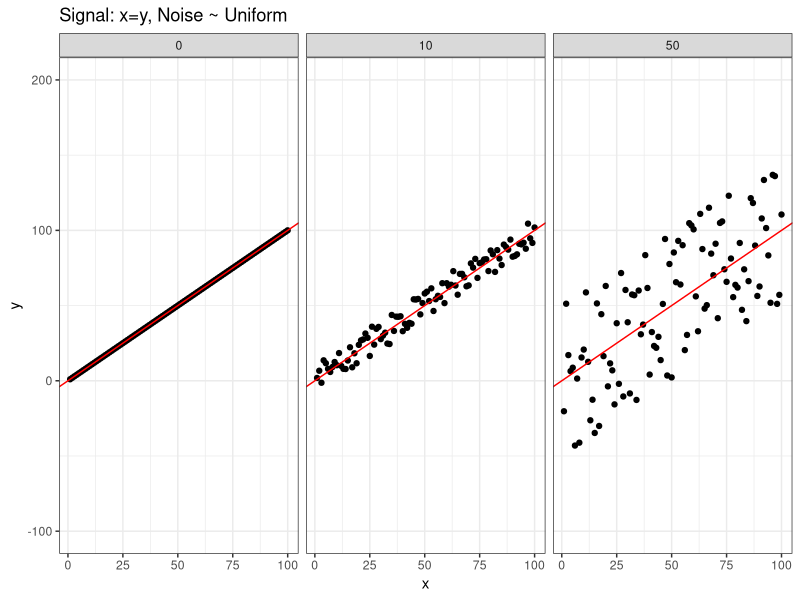
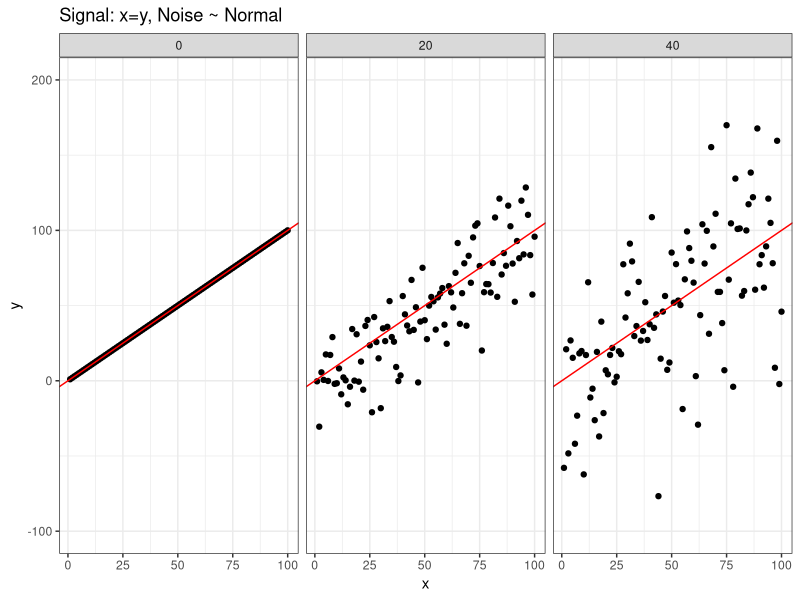
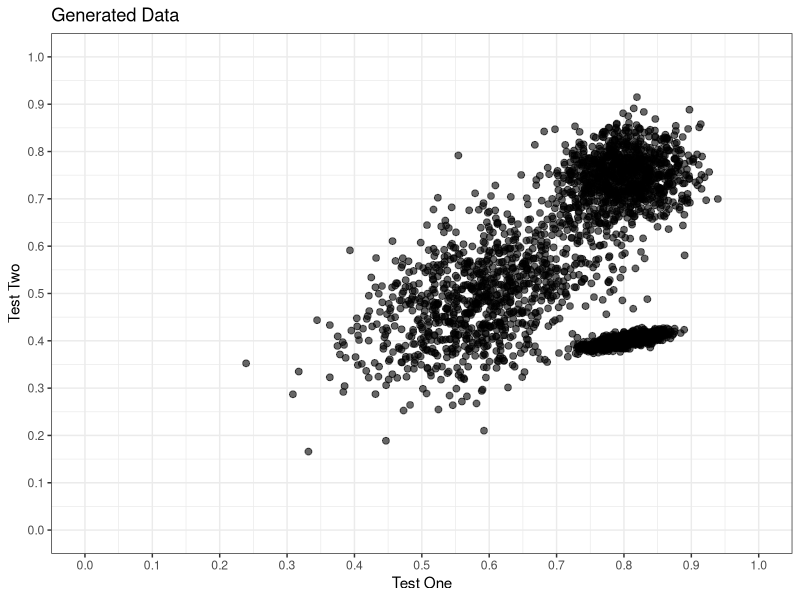
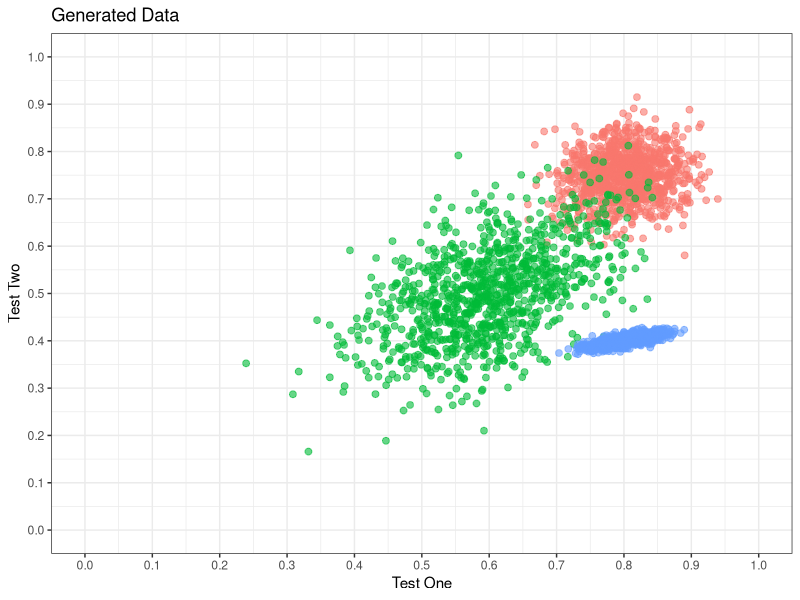

Write the R code that produced these figures, in order.
## ---- chunk 1
library(ggplot2)

noise.param <- c(0, 10, 50)
n <- 100

df.list <- NULL
for(i  in 1:length(noise.param)){
  x <- 1:n
  noise <- runif(n, min=-1, max=1) * noise.param[i]
  y <- x + noise
  df.list[[i]] <- data.frame(x=x, y=y, noise=noise.param[i])
}

df.final <- do.call("rbind", df.list)

ggplot(data=df.final) + geom_point(aes(x, y)) + 
  ggtitle("Signal: x=y, Noise ~ Uniform") +
  geom_abline(intercept=0, slope=1, color='red') +
  facet_grid(. ~ noise) +
  ylim(c(-100, 200)) +
  theme_bw()
## ---- chunk 2
noise.param <- c(0, 20, 40)
n <- 100

df.list <- NULL
for(i  in 1:length(noise.param)){
  x <- 1:n
  noise <- rnorm(n, mean=0, sd=noise.param[i])
  y <- x + noise
  df.list[[i]] <- data.frame(x=x, y=y, noise=noise.param[i])
}

df.final <- do.call("rbind", df.list)

ggplot(data=df.final) + geom_point(aes(x, y)) + 
  ggtitle("Signal: x=y, Noise ~ Normal") +
  geom_abline(intercept=0, slope=1, color='red') +
  facet_grid(. ~ noise) + 
  ylim(c(-100, 200)) +
  theme_bw()
## ---- chunk 3
gen_data <- function(center, std, mix, points){
  rn1 <- rnorm(points)
  rn2 <- rnorm(points)
  
  rn1.factor <- mix[1]
  rn2.factor <- mix[2]
  
  corr1 <- rn1.factor * rn1 + rn2.factor * rn2
  corr1 <- scale(corr1)
  
  t1.m <- center[1]
  t1.sd <- std[1]
  t1 <- t1.sd * rn1 + t1.m
  
  t2.m <- center[2]
  t2.sd <- std[2]
  t2 <- corr1 * t2.sd + t2.m
  
  t.cor <- cor(t1, t2)
  
  df <- data.frame(test1=t1, test2=t2)
  
  return(df)
}

n <- 1000

c1 <- c(.8, .75)
c2 <- c(.6, .5)
c3 <- c(.8, .4)

std1 <- c(.05, .05)
std2 <- c(.1, .1)
std3 <- c(.03, .01)

mix1 <- c(1, 10)
mix2 <- c(3, 5)
mix3 <- c(2, 2)

clusters <- list()
clusters[[1]] <- list(c=c1, std=std1, mix=mix1)
clusters[[2]] <- list(c=c2, std=std2, mix=mix2)
clusters[[3]] <- list(c=c3, std=std3, mix=mix3)

groups <- c('red', 'green', 'blue')

df_list <- list()
for(i in 1:3){
  group.prob <- c(0.1, 0.1, 0.1)
  
  df <- gen_data(clusters[[i]]$c,
                 clusters[[i]]$std, 
                 clusters[[i]]$mix,
                 n)
  df['actual_grp'] <- i
  group.prob[i] <- 0.8
  df['grp'] <- sample(x = groups, size = n, replace = TRUE, prob = group.prob)
  df_list[[i]] <- df
}

df <- do.call("rbind", df_list)

ggplot(df) +
  geom_point(aes(x=test1, y=test2), 
             cex=2, alpha=.6) +
  scale_x_continuous(limits=c(0, 1), breaks=seq(0, 1, 0.1)) +
  scale_y_continuous(limits=c(0, 1), breaks=seq(0, 1, 0.1)) +
  xlab("Test One") + 
  ylab("Test Two") +
  ggtitle("Generated Data") +
  theme_bw() + theme(legend.position="none")

ggplot(df) +
  geom_point(aes(x=test1, y=test2, color=as.factor(actual_grp)), 
             cex=2, alpha=.6) +
  scale_x_continuous(limits=c(0, 1), breaks=seq(0, 1, 0.1)) +
  scale_y_continuous(limits=c(0, 1), breaks=seq(0, 1, 0.1)) +
  xlab("Test One") + 
  ylab("Test Two") +
  ggtitle("Generated Data") +
  theme_bw() + theme(legend.position="none")

